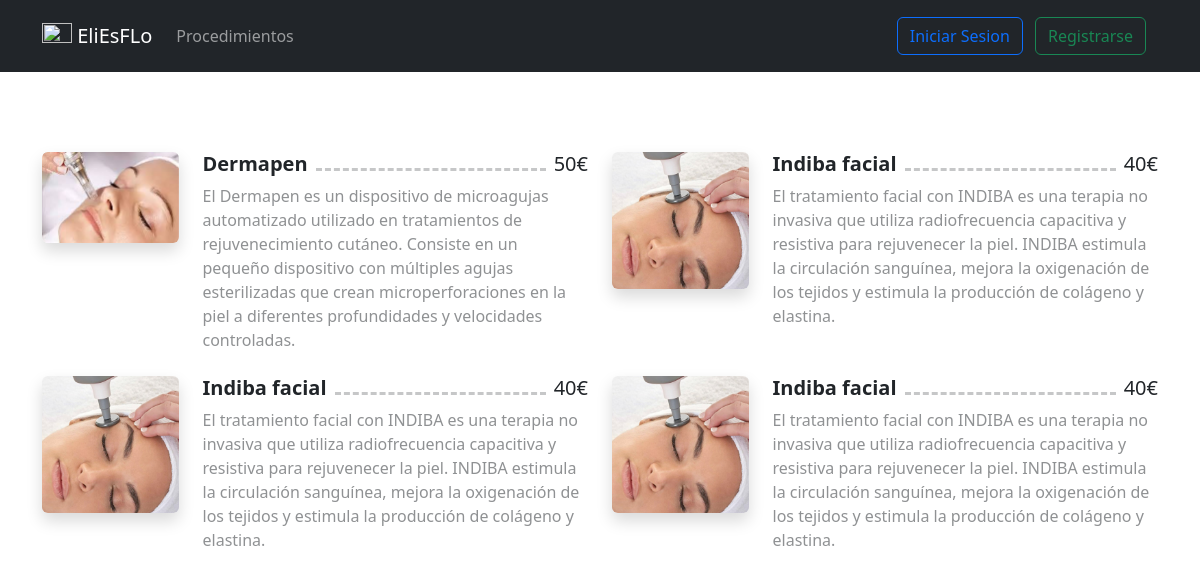
The app's page /templates/EliMostrarTipos.php?id=2 with its own data.
### tables this page shows
CREATE TABLE `procedimiento` (
  `id` int(11) NOT NULL,
  `name` varchar(255) DEFAULT NULL,
  `price` int(11) DEFAULT NULL,
  `description` text DEFAULT NULL,
  `goal` text DEFAULT NULL,
  `picture1` varchar(255) DEFAULT NULL,
  `picture2` varchar(255) DEFAULT NULL,
  `id_tipoProcedimiento` int(11) DEFAULT NULL
);

### app/modelo/classModelo.php (called while the page is built, shortened)
<?php
class Modelo extends PDO {
    public function __construct() {
        $this->conexion = new PDO('mysql:host=' . Config::$mvc_bd_hostname . ';dbname=' . Config::$mvc_bd_nombre . '', Config::$mvc_bd_usuario, Config::$mvc_bd_clave);
    }
}
?>

### app/modelo/classMemeteca.php (the view, shortened to what this page needs)
<?php
class Memeteca extends Modelo
{
    public function pintaProcedimientosEspecificos($id){
        $consulta = 'SELECT * FROM eliesflo.procedimiento WHERE id_tipoProcedimiento = :id';
        $result = $this -> conexion -> prepare($consulta);
        $result->bindValue(':id', $id);
        $result->execute();
        $procedimientos = ($result->fetchAll(PDO::FETCH_ASSOC));
        for($i = 0;$i< count($procedimientos);$i++){
            echo(
                '<div class="col">
                <div class="d-grid d-sm-flex gap-3 gap-xl-4">
                    <div class="d-flex lc-block d-sm-block flex-shrink-0 col-sm-3"><a href="index.php?ctl=EliProcedimientoEspecifico&id='.$procedimientos[$i]["id"].'"><img class="rounded shadow w-100 food_images img-fluid" src="'.$procedimientos[$i]["picture1"].'" alt="Photo by Farhad Ibrahimzade" width="96" height="96"></a></div>
                    <div class="lc-block w-100">
                        <div class="d-flex gap-2 align-items-baseline">
                            <div>
                                <h3 class="h5 fw-bold"><a style="text-decoration: none; color: inherit;" href="index.php?ctl=EliProcedimientoEspecifico&id='.$procedimientos[$i]["id"].'">'.$procedimientos[$i]["name"].'</a></h3>
                            </div>
                            <div class="flex-grow-1 border_restaurant opacity-25"></div>
                            <div>
                                <strong class="h5">'.$procedimientos[$i]["price"].'€</strong>
                            </div>
                        </div>
                        <div class="lc-block opacity-50">
                            '.$procedimientos[$i]["description"].'
                        </div>
                    </div>
                </div>
            </div>'
            );
        }
    }
}
?>

### web/templates/EliMostrarTipos.php (shortened to what this page needs)
<!DOCTYPE html>
<html lang="en">
<head>
</head>
<body>
    <?php
    if(isset($_SESSION["nivel_usuario"])){
        if($_SESSION["nivel_usuario"]==2){
            require __DIR__."/../../web/templates/EliHeaderAdmin.php";
        }else{
            if($_SESSION["nivel_usuario"]==1){
                require __DIR__."/../../web/templates/EliHeaderLogged.php";
            }else{
                require __DIR__."/../../web/templates/EliHeaderNotLogged.php";
            }
        }
    }else{
        require __DIR__."/../../web/templates/EliHeaderNotLogged.php";
    }
    ?>
<div class="container py-4">
	<div class="row mb-5">
		<div class="col-12">
		</div>
	</div>
	<div class="row row-cols-1 row-cols-lg-2 g-4 g-xxl-5">
		<?php
        $m = new Memeteca;
        $m->pintaProcedimientosEspecificos($_GET["id"]);
        ?>
	</div>
</div>
</body>
</html>

### web/templates/EliHeaderNotLogged.php (shortened to what this page needs)
<!DOCTYPE html>
<html lang="en">
<head>
    <link href="https://cdn.jsdelivr.net/npm/bootstrap@5.3.3/dist/css/bootstrap.min.css" rel="stylesheet">
</head>
<body>
	<nav class="navbar navbar-expand-lg py-3 navbar-dark bg-dark sticky-top" style="">
        <div class="container">
        <a class="navbar-brand" href="index.php?ctl=EliInicio"> <img src="https://getbootstrap.com/docs/4.4/assets/brand/bootstrap-solid.svg" width="30" height="30" class="d-inline-block align-top img-fluid" alt=""> <span editable="inline">EliEsFLo</span> </a>
        <div class="collapse navbar-collapse" id="myNavbar1">
            <div lc-helper="shortcode" class="live-shortcode me-auto">
                <ul id="menu-menu-1" class="navbar-nav">
                    <li class="menu-item menu-item-type-custom menu-item-object-custom menu-item-home nav-item nav-item-32738"><a href="index.php?ctl=EliProcesos" class="nav-link ">Procedimientos</a></li>
                </ul>
            </div>
            <div class="lc-block me-1 ms-5">
                    <div class="ms-lg-auto  ">
                        <a class="btn btn-outline-primary me-2" href="#" data-bs-toggle="modal" data-bs-target="#exampleModal2">Iniciar Sesion</a>
                        <a class="btn btn-outline-success me-2" href="#" data-bs-toggle="modal" data-bs-target="#exampleModal">Registrarse</a>
                    </div>
            </div>
        </div>
    </div>
  </nav>
</body>
</html>

### web/templates/EliMostrarTipos.php (style rules this page uses)
.border_restaurant { border-bottom: dashed var(--bs-body-color) }

### records on screen
procedimiento: shows a picture, name "Dermapen", price "50", description "El Dermapen es un dispositivo de microagujas automatizado utilizado en tratamientos de rejuvenecimiento cutáneo. Consiste en un pequeño dispositivo con múltiples agujas esterilizadas que crean microperforaciones en la piel a diferentes profundidades y velocidades controladas."
procedimiento: name "Indiba facial", price "40", description "El tratamiento facial con INDIBA es una terapia no invasiva que utiliza radiofrecuencia capacitiva y resistiva para rejuvenecer la piel. INDIBA estimula la circulación sanguínea, mejora la oxigenación de los tejidos y estimula la producción de colágeno y elastina."
procedimiento: name "Indiba facial", price "40", description "El tratamiento facial con INDIBA es una terapia no invasiva que utiliza radiofrecuencia capacitiva y resistiva para rejuvenecer la piel. INDIBA estimula la circulación sanguínea, mejora la oxigenación de los tejidos y estimula la producción de colágeno y elastina."
procedimiento: name "Indiba facial", price "40", description "El tratamiento facial con INDIBA es una terapia no invasiva que utiliza radiofrecuencia capacitiva y resistiva para rejuvenecer la piel. INDIBA estimula la circulación sanguínea, mejora la oxigenación de los tejidos y estimula la producción de colágeno y elastina."
